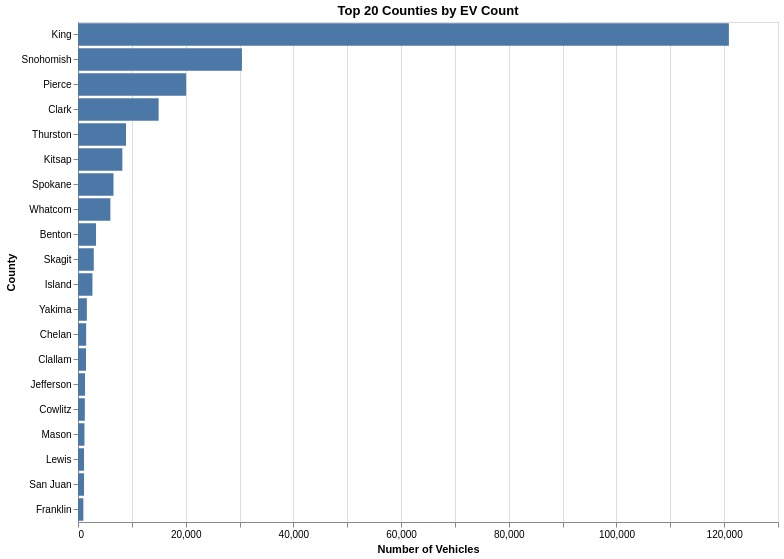

Write notebook code for a chart like this one.
### Code cell
# use existing df_small if present; otherwise read the saved csv
try:
    df_src = df_small
except NameError:
    df_src = pd.read_csv('/Users/danielkim/Jigs1121.github.io/python_notebooks/electric_filtered.csv')

# compute counts of counties (should already be top 20)
county_counts = df_src['County'].value_counts().reset_index()
county_counts.columns = ['County', 'Count']
county_counts = county_counts.head(20)

# simple horizontal bar chart of counts per county
chart = alt.Chart(county_counts).mark_bar().encode(
    x=alt.X('Count:Q', title='Number of Vehicles'),
    y=alt.Y('County:N', sort='-x', title='County'),
    tooltip=[alt.Tooltip('County:N'), alt.Tooltip('Count:Q', title='Count')]
).properties(
    title='Top 20 Counties by EV Count',
    width=700,
    height=500
)

chart

### Figure 1 — Vega-Lite specification as saved in the notebook (floating-point values rounded to 4 significant figures)
{"config": {"view": {"continuousWidth": 300, "continuousHeight": 300}}, "data": {"name": "data-47fc5b7670616f00695dacc993f3df85"}, "mark": {"type": "bar"}, "encoding": {"tooltip": [{"field": "County", "type": "nominal"}, {"field": "Count", "title": "Count", "type": "quantitative"}], "x": {"field": "Count", "title": "Number of Vehicles", "type": "quantitative"}, "y": {"field": "County", "sort": "-x", "title": "County", "type": "nominal"}}, "height": 500, "title": "Top 20 Counties by EV Count", "width": 700, "$schema": "https://vega.github.io/schema/vega-lite/v5.20.1.json", "datasets": {"data-47fc5b7670616f00695dacc993f3df85": [{"County": "King", "Count": 120878}, {"County": "Snohomish", "Count": 30447}, {"County": "Pierce", "Count": 20072}, {"County": "Clark", "Count": 14975}, {"County": "Thurston", "Count": 8921}, {"County": "Kitsap", "Count": 8241}, {"County": "Spokane", "Count": 6589}, {"County": "Whatcom", "Count": 6012}, {"County": "Benton", "Count": 3350}, {"County": "Skagit", "Count": 2930}, {"County": "Island", "Count": 2682}, {"County": "Yakima", "Count": 1647}, {"County": "Chelan", "Count": 1516}, {"County": "Clallam", "Count": 1484}, {"County": "Jefferson", "Count": 1302}, {"County": "Cowlitz", "Count": 1270}, {"County": "Mason", "Count": 1197}, {"County": "Lewis", "Count": 1121}, {"County": "San Juan", "Count": 1121}, {"County": "Franklin", "Count": 996}]}}
